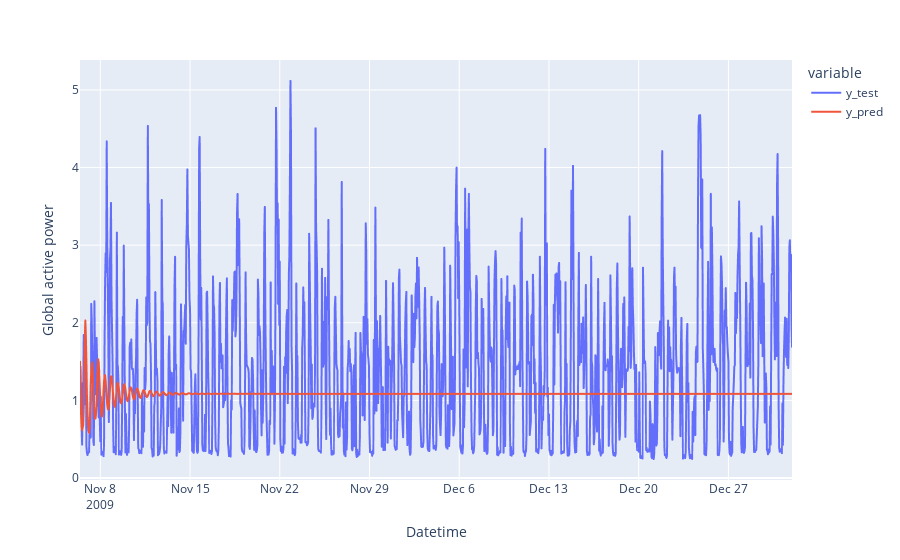

The code cell stored with this chart in its notebook:
### Code cell
px.line(y_pred,labels={'value':'Global active power'})

### Figure 1 — Plotly figure (JSON) as saved in the notebook; plotly's stock layout.template omitted (floating-point values rounded to 4 significant figures; data arrays with more than 128 entries replaced by an {"elided": "..."} marker saying what was removed)
{"data": [{"hovertemplate": "variable=y_test<br>Datetime=%{x}<br>Global active power=%{y}<extra></extra>", "legendgroup": "y_test", "line": {"color": "#636efa", "dash": "solid"}, "marker": {"symbol": "circle"}, "mode": "lines", "name": "y_test", "showlegend": true, "type": "scattergl", "x": {"elided": "1334 str values"}, "xaxis": "x", "y": {"elided": "1334 float values"}, "yaxis": "y"}, {"hovertemplate": "variable=y_pred<br>Datetime=%{x}<br>Global active power=%{y}<extra></extra>", "legendgroup": "y_pred", "line": {"color": "#EF553B", "dash": "solid"}, "marker": {"symbol": "circle"}, "mode": "lines", "name": "y_pred", "showlegend": true, "type": "scattergl", "x": {"elided": "1334 str values"}, "xaxis": "x", "y": {"elided": "1334 float values"}, "yaxis": "y"}], "layout": {"legend": {"title": {"text": "variable"}, "tracegroupgap": 0}, "margin": {"t": 60}, "xaxis": {"anchor": "y", "domain": [0, 1], "title": {"text": "Datetime"}}, "yaxis": {"anchor": "x", "domain": [0, 1], "title": {"text": "Global active power"}}}}
